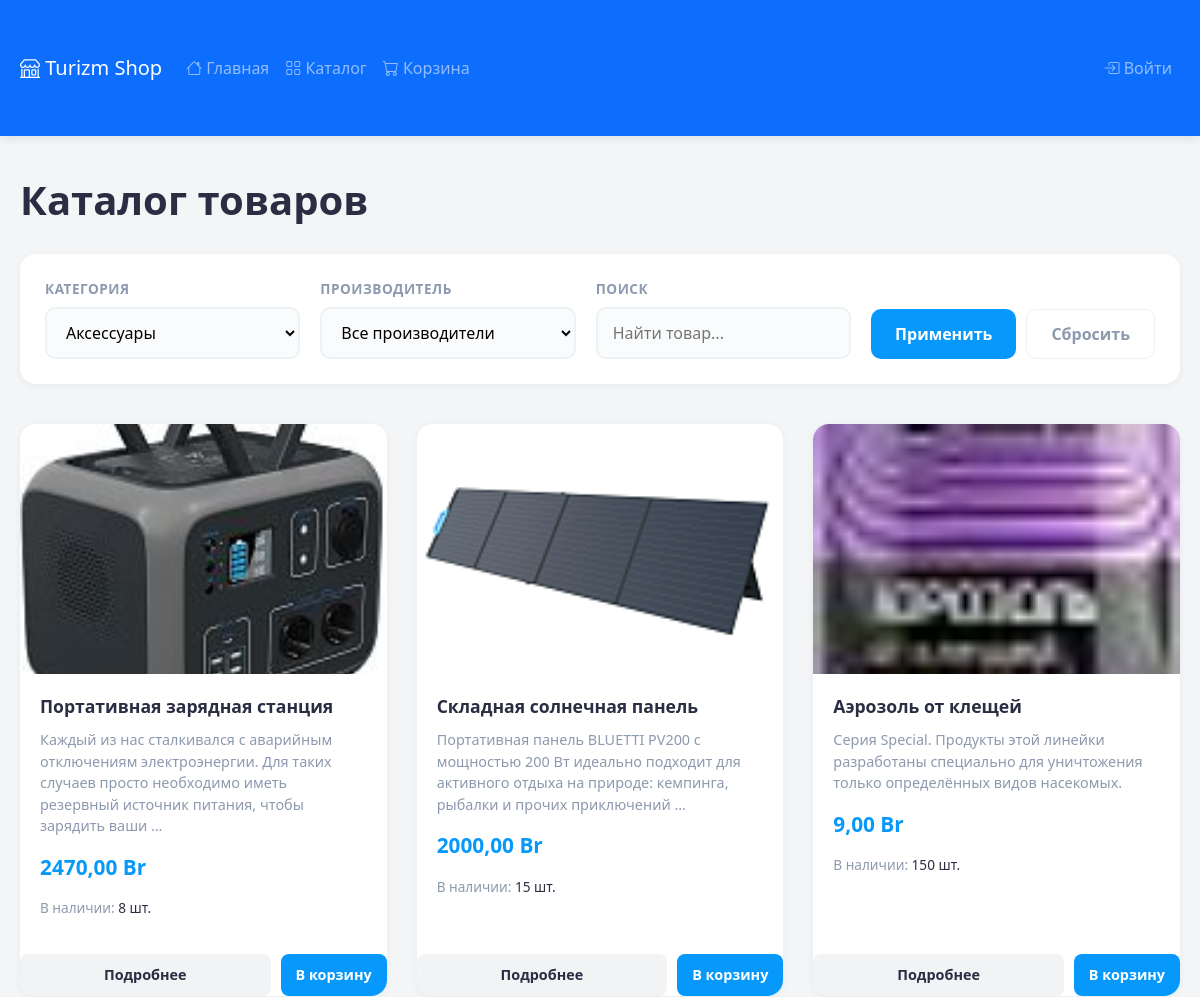
Before: /api/catalog/?category=5 (upper part) with the older database file.
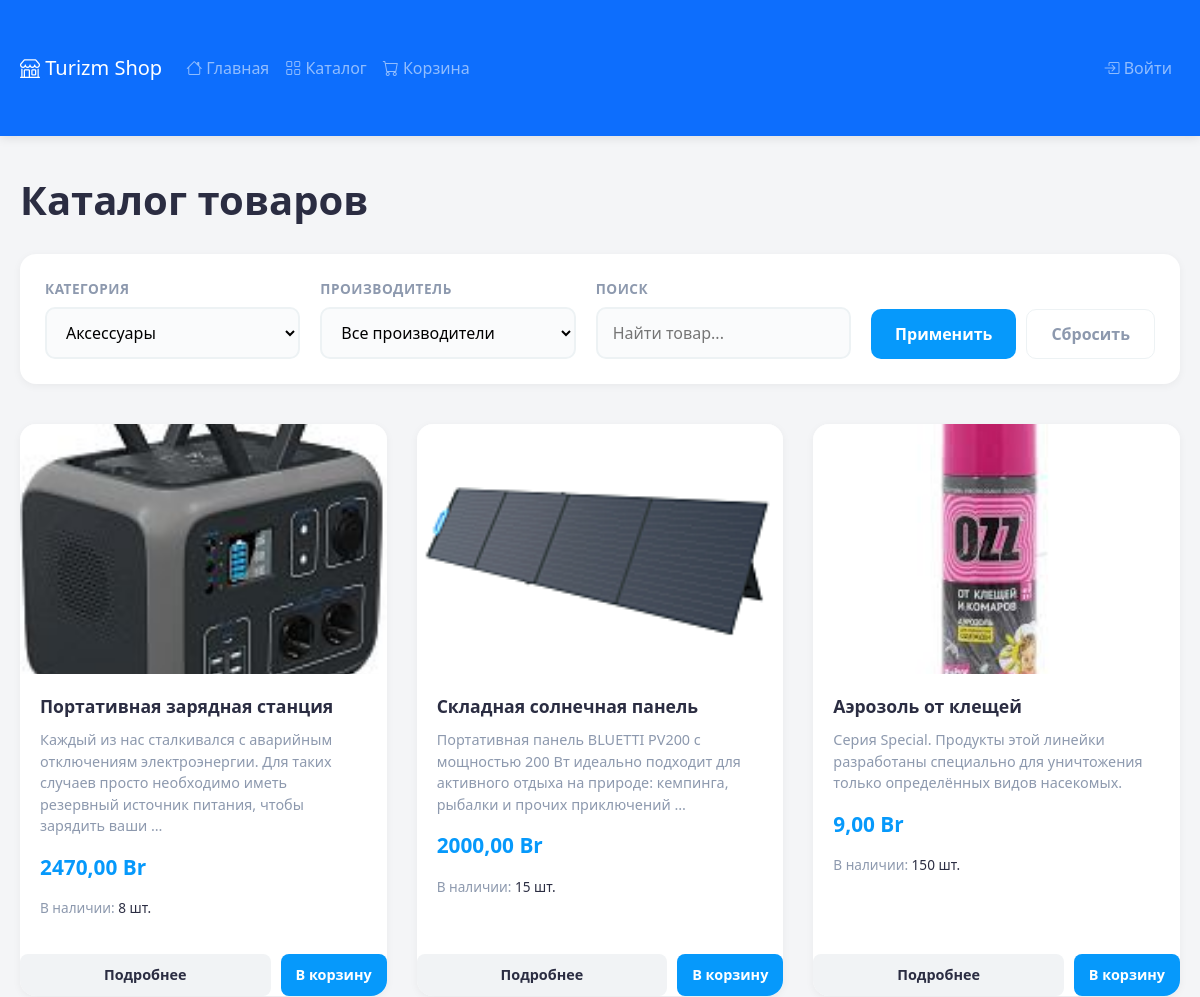
After: the same page with the newer database file.
### shop/models.py (models this page shows, shortened)
class Product(models.Model):
    name = models.CharField(max_length=200, verbose_name="Название")
    description = models.TextField(verbose_name="Описание")
    image = models.ImageField(upload_to='products/', blank=True, null=True)
    price = models.DecimalField(max_digits=10, decimal_places=2, validators=[MinValueValidator(0)], verbose_name="Цена")
    stock_quantity = models.IntegerField(validators=[MinValueValidator(0)], verbose_name="Количество товаров на складе")
    category = models.ForeignKey(Category, on_delete=models.CASCADE, verbose_name="Категория")
    proizvodstvo = models.ForeignKey(Proizvodstvo, on_delete=models.CASCADE, verbose_name="Производство")
    class Meta:
        verbose_name = "Товар"
        verbose_name_plural = "Товары"

### shop/views.py (the view)
# urls.py: path('catalog/', views.product_list, name='product_list'),
def product_list(request):
    products = Product.objects.all()
    category_id = request.GET.get('category')
    if category_id:
        products = products.filter(category_id=category_id)
    proizvodstvo_id = request.GET.get('proizvodstvo')
    if proizvodstvo_id:
        products = products.filter(proizvodstvo_id=proizvodstvo_id)
    search_query = request.GET.get('search')
    if search_query:
        products = products.filter(
            Q(name__icontains=search_query) |
            Q(description__icontains=search_query)
        )
    paginator = Paginator(products, 9)
    page_number = request.GET.get('page')
    products_page = paginator.get_page(page_number)
    categories = Category.objects.all()
    proizvodstvos = Proizvodstvo.objects.all()
    context = {
        'products': products_page,
        'categories': categories,
        'proizvodstvos': proizvodstvos,
        'selected_category': int(category_id) if category_id else None,
        'selected_proizvodstvo': int(proizvodstvo_id) if proizvodstvo_id else None,
        'search_query': search_query,
    }
    return render(request, 'shop/product_list.html', context)

### shop/templates/shop/product_list.html (shortened to what this page needs)
{% extends 'shop/base.html' %}
{% load static %}
{% block content %}
<div class="container">
    <h1>Каталог товаров</h1>
    <div class="filters-section">
        <form method="get" action="{% url 'shop:product_list' %}">
            <div class="form-group">
                <label for="category">Категория</label>
                <select name="category" id="category">
                    {% for category in categories %}
                        <option value="{{ category.id }}" {% if selected_category == category.id %}selected{% endif %}>
                            {{ category.name }}
                        </option>
                    {% endfor %}
                </select>
            </div>
            <div class="form-group">
                <label for="proizvodstvo">Производитель</label>
                <select name="proizvodstvo" id="proizvodstvo">
                    <option value="">Все производители</option>
                </select>
            </div>
            <div class="form-group">
                <label for="search">Поиск</label>
                <input type="text" name="search" id="search" placeholder="Найти товар..." value="{{ search_query|default:'' }}">
            </div>
            <div class="form-group" style="flex: 0 0 auto; align-self: flex-end;">
                <div style="display: flex; gap: 10px;">
                    <button type="submit" class="btn-filter btn-apply">Применить</button>
                    <a href="{% url 'shop:product_list' %}" class="btn-filter btn-reset">Сбросить</a>
                </div>
            </div>
        </form>
    </div>
    <div class="products">
        {% for product in products %}
            <div class="product-card">
                <a href="{% url 'shop:product_detail' pk=product.id %}" style="text-decoration: none; color: inherit;">
                    <div class="product-image-wrapper">
                        {% if product.image %}
                            <img src="{{ product.image.url }}" alt="{{ product.name }}">
                        {% else %}
                            <img src="https://via.placeholder.com/300x250?text=No+Image" alt="No Image">
                        {% endif %}
                    </div>
                    <div class="product-info">
                        <h3>{{ product.name }}</h3>
                        <div class="product-description">{{ product.description|truncatewords:20 }}</div>
                        <div class="price-tag">{{ product.price }} Br</div>
                        <div class="stock-info">
                            {% if product.stock_quantity > 0 %}
                                В наличии: <span>{{ product.stock_quantity }} шт.</span>
                            {% else %}
                                <span style="color: #e63946;">Нет в наличии</span>
                            {% endif %}
                        </div>
                    </div>
                </a>
                <div class="card-actions">
    <a href="{% url 'shop:product_detail' pk=product.id %}" class="card-btn btn-details">Подробнее</a>
    {% if product.stock_quantity > 0 %}
        <form action="{% url 'shop:cart_add' product_id=product.id %}" method="post">
            <button type="submit" class="card-btn btn-buy">В корзину</button>
        </form>
    {% endif %}
</div>
            </div>
        {% empty %}
            <p class="empty-message">По вашему запросу ничего не найдено </p>
        {% endfor %}
    </div>
</div>
{% endblock content %}

### shop/templates/shop/base.html (shortened to what this page needs)
{% load static %}
<!DOCTYPE html>
<html lang="ru">
<head>
    <link href="https://cdn.jsdelivr.net/npm/bootstrap@5.3.0/dist/css/bootstrap.min.css" rel="stylesheet">
    <link rel="stylesheet" href="https://cdn.jsdelivr.net/npm/bootstrap-icons@1.10.0/font/bootstrap-icons.css">
    <link rel="stylesheet" href="{% static 'css/style.css' %}">
</head>
<body>
    <nav class="navbar navbar-expand-lg navbar-dark bg-primary sticky-top">
        <div class="container">
            <a class="navbar-brand" href="{% url 'shop:index' %}">
                <i class="bi bi-shop"></i> Turizm Shop
            </a>
            <div class="collapse navbar-collapse" id="navbarNav">
                <ul class="navbar-nav me-auto">
                    <li class="nav-item">
                        <a class="nav-link" href="{% url 'shop:index' %}">
                            <i class="bi bi-house"></i> Главная
                        </a>
                    </li>
                    <li class="nav-item">
                        <a class="nav-link" href="{% url 'shop:product_list' %}">
                            <i class="bi bi-grid"></i> Каталог
                        </a>
                    </li>
                    <li class="nav-item">
                        <a class="nav-link" href="{% url 'shop:cart_view' %}">
                            <i class="bi bi-cart"></i> Корзина
                        </a>
                    </li>
                </ul>
                <ul class="navbar-nav">
                    {% if user.is_authenticated %}
                        <li class="nav-item dropdown">
                            <a class="nav-link dropdown-toggle" href="#" id="navbarDropdown" role="button" data-bs-toggle="dropdown">
                                <i class="bi bi-person-circle"></i> {{ user.username }}
                            </a>
                            <ul class="dropdown-menu dropdown-menu-end">
                                <li><a class="dropdown-item" href="#">Профиль</a></li>
                                <li><hr class="dropdown-divider"></li>
                                <li>
                                    <form action="{% url 'logout' %}" method="post" style="display: inline;">
                                        {% csrf_token %}
                                        <button type="submit" class="dropdown-item">
                                            <i class="bi bi-box-arrow-right"></i> Выйти
                                        </button>
                                    </form>
                                </li>
                            </ul>
                        </li>
                    {% else %}
                        <li class="nav-item">
                            <a class="nav-link" href="{% url 'login' %}">
                                <i class="bi bi-box-arrow-in-right"></i> Войти
                            </a>
                        </li>
                    {% endif %}
                </ul>
            </div>
        </div>
    </nav>
    <main>
        {% block content %}{% endblock %}
    </main>
</body>
</html>

### static/js/style.css (style rules this page uses)
body { font-family: 'Segoe UI', Tahoma, Geneva, Verdana, sans-serif; background-color: #f8f9fa; }
.product-card { transition: all 0.3s ease; border: none; }
.navbar { box-shadow: 0 2px 10px rgba(0,0,0,0.1); }

### shop/templates/shop/product_list.html (style rules this page uses)
:root { --bg-body: #f4f5f7; --bg-card: #ffffff; --text-main: #2b2d42; --text-muted: #8d99ae; --accent-color: #0699fb; --accent-hover: #0699fb; --success-color: #0699fb; --border-radius: 16px; --shadow-sm: 0 2px 8px rgba(0,0,0,0.05); --shadow-hover: 0 8px 24px rgba(0,0,0,0.1); }
body { font-family: 'Segoe UI', Roboto, Helvetica, Arial, sans-serif; background-color: var(--bg-body); color: var(--text-main); margin: 0; padding: 0; }
.container { max-width: 1200px; margin: 0 auto; padding: 40px 20px; }
h1 { font-size: 2.5rem; margin-bottom: 30px; color: var(--text-main); font-weight: 700; }
.filters-section { background: var(--bg-card); padding: 25px; border-radius: var(--border-radius); box-shadow: var(--shadow-sm); margin-bottom: 40px; }
.filters-section form { display: flex; flex-wrap: wrap; gap: 20px; align-items: flex-end; }
.form-group { display: flex; flex-direction: column; flex: 1; min-width: 200px; }
.form-group label { font-size: 0.85rem; font-weight: 600; color: var(--text-muted); margin-bottom: 8px; text-transform: uppercase; letter-spacing: 0.5px; }
.form-group select, .form-group input { padding: 12px 15px; border: 2px solid #edf2f4; border-radius: 10px; font-size: 1rem; background-color: #fafbfc; transition: all 0.2s ease; outline: none; }
.btn-filter { padding: 12px 24px; border: none; border-radius: 10px; font-weight: 600; cursor: pointer; transition: all 0.2s; text-decoration: none; text-align: center; font-size: 1rem; }
.btn-apply { background-color: var(--accent-color); color: white; }
.btn-reset { background-color: transparent; color: var(--text-muted); border: 1px solid #edf2f4; }
.products { display: grid; grid-template-columns: repeat(auto-fill, minmax(280px, 1fr)); gap: 30px; }
.product-card { background: var(--bg-card); border-radius: var(--border-radius); box-shadow: var(--shadow-sm); overflow: hidden; transition: transform 0.3s ease, box-shadow 0.3s ease; display: flex; flex-direction: column; position: relative; }
.product-image-wrapper { width: 100%; height: 250px; background-color: #f8f9fa; display: flex; align-items: center; justify-content: center; overflow: hidden; position: relative; }
.product-image-wrapper img { width: 100%; height: 100%; object-fit: cover; transition: transform 0.5s ease; }
.product-info { padding: 20px; display: flex; flex-direction: column; flex-grow: 1; }
.product-info h3 { font-size: 1.1rem; margin: 0 0 10px 0; font-weight: 600; line-height: 1.4; color: var(--text-main); }
.product-description { font-size: 0.9rem; color: var(--text-muted); margin-bottom: 15px; line-height: 1.5; flex-grow: 1; }
.price-tag { font-size: 1.3rem; font-weight: 700; color: var(--success-color); margin-bottom: 15px; }
.stock-info { font-size: 0.85rem; margin-bottom: 15px; color: var(--text-muted); }
.stock-info span { color: var(--text-main); font-weight: 500; }
.card-actions { display: flex; gap: 10px; margin-top: auto; width: 100%; }
.card-actions form { flex: 1; margin: 0; padding: 0; }
.card-btn { width: 100%; min-height: 42px; padding: 10px 15px; border: none; border-radius: 8px; font-weight: 600; font-size: 0.9rem; cursor: pointer; text-decoration: none; text-align: center; display: inline-flex; justify-content: center; align-items: center; box-sizing: border-box; transition: all 0.2s; white-space: nowrap; }
.btn-details { background-color: #f1f3f5; color: #2b2d42; }
.btn-buy { background-color: #0699fb; color: white; }

Changed rows visible on the page:
changed Product "Аэрозоль от клещей": image: a different picture
